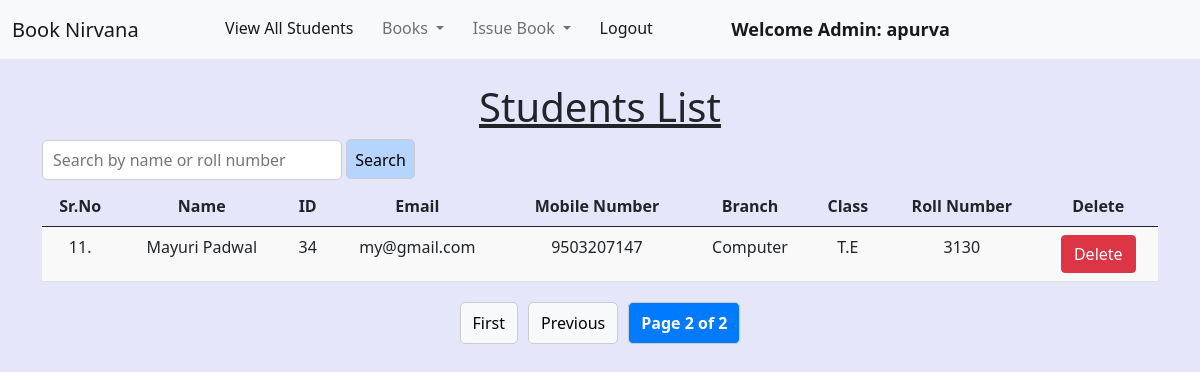
Page /view_students/?page=2 (signed in) on the committed database.
### library/models.py (models this page shows, shortened)
class Student(models.Model):
    user = models.OneToOneField(User, on_delete=models.CASCADE)
    classroom = models.CharField(max_length=10)
    branch = models.CharField(max_length=10)
    roll_no = models.CharField(max_length=3, blank=True)
    phone = models.CharField(max_length=10, blank=True)
    image = models.ImageField(upload_to="", blank=True)

### library/views.py (the view)
# urls.py: path("view_students/", views.view_students, name="view_students"),
@login_required(login_url='/admin_login')
def view_students(request):
    query = request.GET.get('q', '')  # Get the search query from the URL parameters
    students = Student.objects.all()
    if query:
        students = students.filter(
            Q(user__first_name__icontains=query) |
            Q(user__last_name__icontains=query) |
            Q(roll_no__icontains=query)
        )
    paginator = Paginator(students, 10)  # 10 students per page
    page_number = request.GET.get('page')  # Get the page number from the request
    page_obj = paginator.get_page(page_number)  # Get the students for the current page
    return render(request, "view_students.html", {'students': page_obj, 'query': query})

### library/templates/view_students.html (shortened to what this page needs)
{% extends 'admin_navbar.html' %}
{% load static %}
{% block body %}
<div class="container mt-4">
    <h1 class="text-center"><u>Students List</u></h1>
    <form method="GET" action="{% url 'view_students' %}">
        <input type="text" name="q" placeholder="Search by name or roll number" value="{{ query }}" style="width: 300px; height: 40px; padding: 10px; font-size: 16px; border: 1px solid #ccc; border-radius: 5px;">
        <button type="submit" class="search-button">Search</button>
    </form>
    <table class="table table-hover" id="example">
        <thead>
            <tr class="text-center">
                <th>Sr.No</th>
                <th>Name</th>
                <th>ID</th>
                <th>Email</th>
                <th>Mobile Number</th>
                <th>Branch</th>
                <th>Class</th>
                <th>Roll Number</th>
                <th>Delete</th>
            </tr>
        </thead>
        <tbody>
            {% for student in students %}
            <tr class="text-center">
                <td>{{ forloop.counter0|add:students.start_index }}.</td>
                <td>{{ student.user.get_full_name }}</td>
                <td>{{ student.user.id }}</td>
                <td>{{ student.user.email }}</td>
                <td>{{ student.phone }}</td>
                <td>{{ student.branch }}</td>
                <td>{{ student.classroom }}</td>
                <td>{{ student.roll_no }}</td>
                <td><a href="/delete_student/{{ student.id }}/" class="btn btn-danger" onclick="return confirm('Are you sure you want to delete this student?')">Delete</a></td>
            </tr>
            {% endfor %}
        </tbody>
    </table>
    {% if students.has_other_pages %}
    <div class="pagination">
        {% if students.has_previous %}
            <a href="?page=1{% if query %}&q={{ query }}{% endif %}">First</a>
            <a href="?page={{ students.previous_page_number }}{% if query %}&q={{ query }}{% endif %}">Previous</a>
        {% endif %}
        <span class="active">Page {{ students.number }} of {{ students.paginator.num_pages }}</span>
    </div>
    {% endif %}
</div>
{% endblock %}

### library/templates/admin_navbar.html (shortened to what this page needs)
<!doctype html>
<html lang="en">
  <head>
    <link href="https://cdn.jsdelivr.net/npm/bootstrap@5.1.0/dist/css/bootstrap.min.css" rel="stylesheet">
    <link rel="stylesheet" href="https://cdn.datatables.net/1.10.25/css/jquery.dataTables.min.css">
    <link rel="stylesheet" href="https://cdn.datatables.net/buttons/1.7.1/css/buttons.dataTables.min.css">
  </head>
  <body>
    <nav class="navbar navbar-expand-lg navbar-light bg-light">
        <div class="container-fluid">
          <a class="navbar-brand" href="#">Book Nirvana</a>
          <div class="collapse navbar-collapse" id="navbarSupportedContent">
            <ul class="navbar-nav me-auto mb-2 mb-lg-0">
              <li class="nav-item">
                <a class="nav-link active" aria-current="page" href="/view_students/">View All Students</a>
              </li>
              <li class="nav-item dropdown">
                <a class="nav-link dropdown-toggle" href="#" id="navbarDropdown" role="button" data-bs-toggle="dropdown" aria-expanded="false">
                  Books
                </a>
              </li>
              <li class="nav-item dropdown">
                <a class="nav-link dropdown-toggle" href="#" id="navbarDropdown" role="button" data-bs-toggle="dropdown" aria-expanded="false">
                  Issue Book
                </a>
              </li>
              <li class="nav-item">
                <a class="nav-link active" aria-current="page" href="/logout/">Logout</a>
              </li>
              <li class="nav-item">
                <a style="font-weight:600; font-family:'Segoe UI', Tahoma, Geneva, Verdana, sans-serif; font-size: large;" class="nav-link active" href="#">Welcome Admin: {{request.user}}</a>
              </li>
            </ul>
          </div>
        </div>
      </nav>
      {% block body %}
      {% endblock %}
  </body>
</html>

### library/templates/view_students.html (style rules this page uses)
body { background-color: lavender; }
table.table-hover tbody tr:nth-child(odd) { background-color: #f9f9f9; }
.search-button, .clear-button { text-align: center; color: black; margin-bottom: 7px; background: #b5d5ff; height: 40px; padding: 8px; font-size: 16px; border: 1px solid #ccc; border-radius: 5px; cursor: pointer; }
.pagination { margin-top: 20px; display: flex; justify-content: center; }
.pagination a, .pagination span { padding: 8px 12px; margin: 0 5px; text-decoration: none; border: 1px solid #ccc; border-radius: 5px; color: black; background-color: #f8f9fa; }
.pagination .active { background-color: #007bff; color: white; font-weight: bold; }

### rows in the picture
Student: user.get_full_name "Mayuri Padwal", user.id "34", user.email "my@gmail.com", phone "9503207147", branch "Computer", classroom "T.E", roll_no "3130"

### other values in the picture
{{ request.user }} "apurva"
{{ students.number }} "2"
{{ students.paginator.num_pages }} "2"
